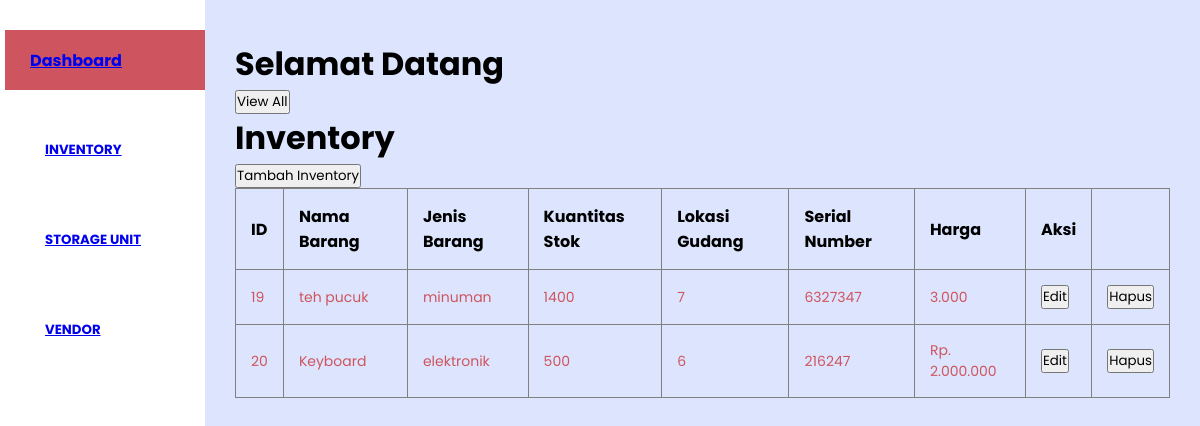
The page /inventory.php on the database its author committed.
### tables this page shows
CREATE TABLE `inventory` (
  `id_inventory` int(150) NOT NULL,
  `nama_barang` int(150) NOT NULL,
  `jenis_barang` varchar(150) NOT NULL,
  `kuantitas_stok` varchar(150) NOT NULL,
  `lokasi_gudang` int(150) NOT NULL,
  `serial_number` varchar(150) NOT NULL,
  `harga` varchar(150) NOT NULL
);

CREATE TABLE `vendor` (
  `id_vendor` int(150) NOT NULL,
  `nama` varchar(150) NOT NULL,
  `kontak` varchar(150) NOT NULL,
  `nama_barang` varchar(150) NOT NULL
);

### inventory.php (the view, shortened to what this page needs)
<?php
include ("navbar.php");
?>
<?php
$dbhost = "localhost";
$dbuser = "root";
$dbpass = "";
$dbname = "db_stok1";
$koneksi = mysqli_connect($dbhost,$dbuser,$dbpass,$dbname);
?>
<!DOCTYPE html>
<html lang="en">
<head>
</head>
<body>
<div class="report-header">
<h1 class="recent-Articles">Inventory</h1>
    </div>
<table border="1">
        <tr>
        <th>ID </th>
        <th>Nama Barang</th>
        <th>Jenis Barang</th>
        <th>Kuantitas Stok</th>
        <th>Lokasi Gudang</th>
        <th>Serial Number</th>
        <th>Harga</th>
        <th>Aksi</th>
</tr>
<?php
$dbuser = "SELECT*FROM inventory
INNER JOIN vendor ON inventory.nama_barang = id_vendor
INNER JOIN storageunit ON inventory.lokasi_gudang = id_storageunit";
$hasil_dbuser = mysqli_query ($koneksi,$dbuser);
while($data = mysqli_fetch_assoc($hasil_dbuser))
{
    echo "<tr>";
    echo "<td>$data[id_inventory]</td>";
    echo "<td>$data[nama_barang]</td>";
    echo "<td>$data[jenis_barang]</td>";
    echo "<td>$data[kuantitas_stok]</td>";
    echo "<td>$data[lokasi_gudang]</td>";
    echo "<td>$data[serial_number]</td>";
    echo "<td>$data[harga]</td>";
    echo "<td><a href=edit_inventory.php?id_inventory={$data['id_inventory']}><button>Edit</button>
    </td>";
    echo "<td><a href=hapus_inventory.php?id_inventory={$data['id_inventory']} onclick='return confirm(\"Apa yakin DiHapus?\")'><button>Hapus</button>
    </td>";
    echo "</tr>";
}
?>
<?php
echo '
<form action="tambah_inventory.php"method="POST">
<button>Tambah Inventory</button>
</form>';
?>
</body>
</html>

### navbar.php (shortened to what this page needs)
<!DOCTYPE html>
<html lang="en">
<head>
    <link rel="stylesheet"
          href="../lsp/navbar.css">
</head>
<body>
    <div class="main-container">
        <div class="navcontainer">
            <nav class="nav">
                <div class="nav-upper-options">
                    <div class="nav-option option1">
                            <a href="navbar.php">
                        <h4> Dashboard</h4>
                        </a>
                    </div>
                    <div class="nav-option option3">
                        <a href="../lsp/inventory.php">
                        <section id="inventory-section" class="table-section">
                        <h5>INVENTORY</h5>
</a>
                    </div>
                    <div class="nav-option option4">
                    <a href="../lsp/storageunit.php">
                        <section id="storageunit-section" class="table-section">
                        <h5>STORAGE UNIT</h5>
</a>
                    </div>
                    <div class="nav-option option5">
                    <a href="../lsp/vendor.php">
                        <section id="supplier-section" class="table-section">
                        <h5>VENDOR</h5>
</a>
                    </div>
                </div>
            </nav>
        </div>
        <div class="main">
                <div class="report-header">
                    <h1 class="recent-Articles">Selamat Datang</h1>
                    <button class="view">View All</button>
    </div>
            </html>
</body>

### navbar.css (style rules this page uses)
* { margin: 0; padding: 0; box-sizing: border-box; font-family: "Poppins", sans-serif; }
:root { --background-color1: #fafaff; --background-color2: #ffffff; --background-color3: #ededed; --background-color4: #cad7fda4; --primary-color: #ce555f; --secondary-color: #ce555f; --Border-color: #ce555f; --one-use-color: #ce555f; --two-use-color: #ce555f; }
body { background-color: var(--background-color4); max-width: 100%; overflow-x: hidden; }
.main-container { display: flex; width: 100vw; position: relative; top: 0; z-index: 1; }
.main { height: calc(100vh - 70px); width: 100%; overflow-y: scroll; overflow-x: hidden; padding: 40px 30px 30px 30px; }
.nav { min-height: 91vh; width: 250px; background-color: var(--background-color2); position: absolute; top: 0px; left: 00; box-shadow: 1px 1px 10px rgba(198, 189, 248, 0.825); display: flex; flex-direction: column; justify-content: space-between; overflow: hidden; padding: 30px 0 20px 10px; }
.navcontainer { height: calc(100vh - 70px); width: 250px; position: relative; overflow-y: scroll; overflow-x: hidden; transition: all 0.5s ease-in-out; }
.nav-option { width: 250px; height: 60px; display: flex; align-items: center; padding: 0 30px 0 20px; gap: 20px; transition: all 0.1s ease-in-out; }
.nav-upper-options { display: flex; flex-direction: column; align-items: center; gap: 30px; }
.option1 { border-left: 5px solid #ce555f; background-color: var(--Border-color); color: white; cursor: pointer; }

### inventory.php (style rules this page uses)
table { width: 100%; border-collapse: collapse; }
th { padding: 15px; text-align: left; }
td { padding: 15px; font-size: 14px; color: #ce555f; }

### rows shown on the page
inventory: id_inventory "19", nama_barang.nama_barang "teh pucuk", jenis_barang "minuman", kuantitas_stok "1400", lokasi_gudang "7", serial_number "6327347", harga "3.000"
inventory: id_inventory "20", nama_barang.nama_barang "Keyboard", jenis_barang "elektronik", kuantitas_stok "500", lokasi_gudang "6", serial_number "216247", harga "Rp. 2.000.000"
